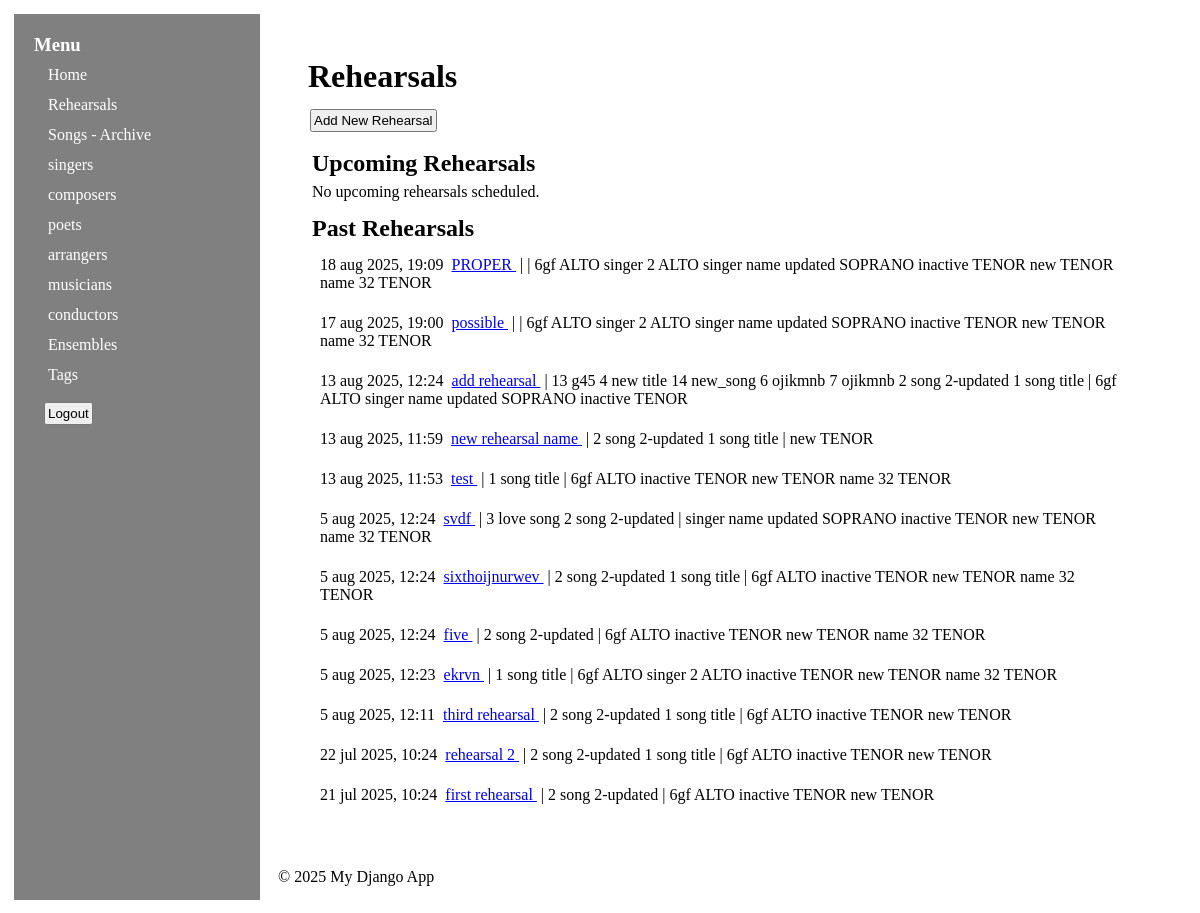
/rehearsal/ (signed in), run on an earlier commit of the app's database.
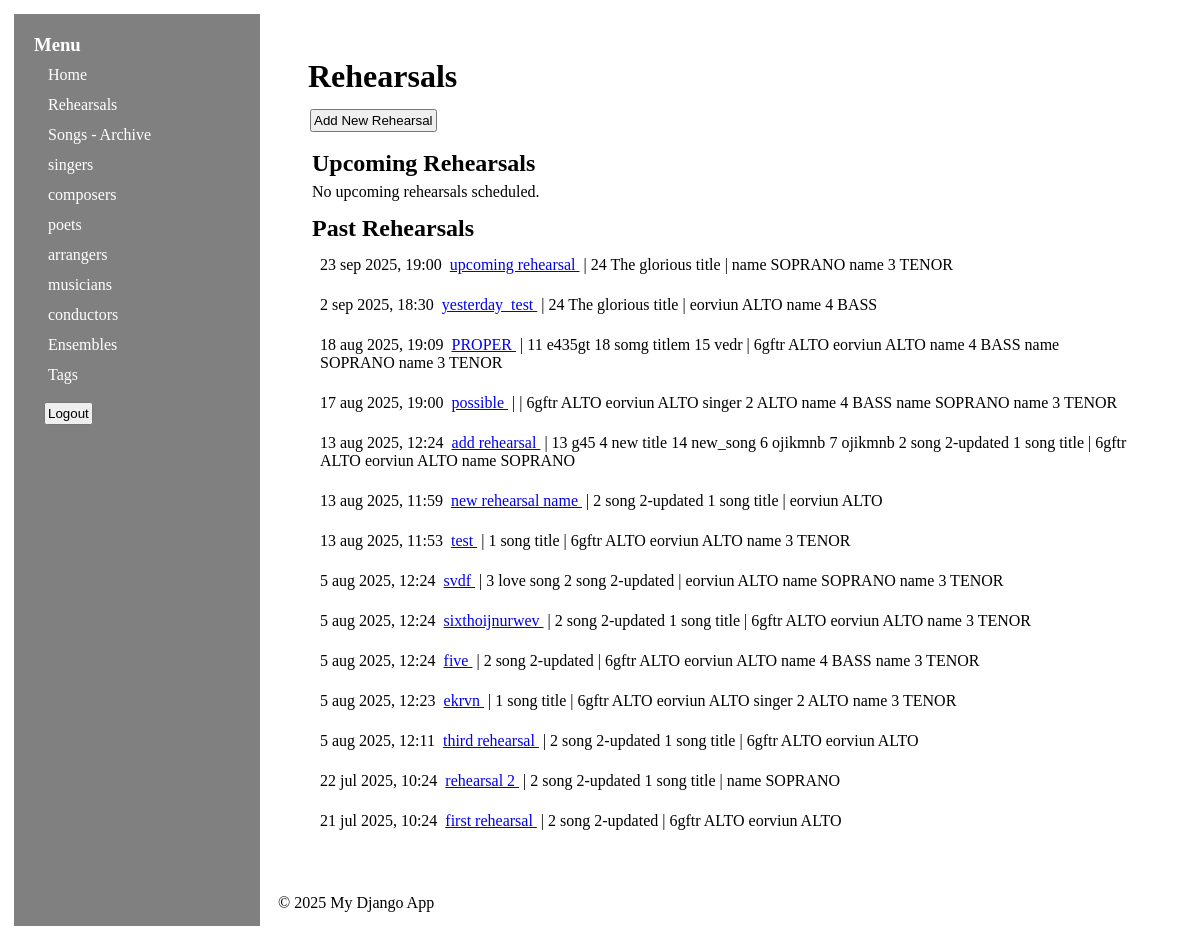
And on a later commit of the database.
### secondapp/models.py (models this page shows, shortened)
class Rehearsal(models.Model):
    subtitle = models.CharField(max_length=250)
    location = models.CharField(max_length=250)
    parking = models.CharField(max_length=250, blank=True, null=True)
    calendar = models.DateTimeField(unique=True)
    additional_notes = models.TextField(blank=True, null=True)
    singers = models.ManyToManyField(Singer, blank=True, related_name= "rehearsal_set")
    conductors = models.ManyToManyField(Conductor, blank=True, related_name="rehearsal_set")
    songs = models.ManyToManyField(Song, blank=True)
    duration_minutes = models.PositiveIntegerField(blank=True, null=True, help_text="Expected duration in minutes")
    attendance_count = models.PositiveIntegerField(default=0, help_text="Actual attendance count")
    is_cancelled = models.BooleanField(default=False)
    created_at = models.DateTimeField(auto_now_add=True)
    updated_at = models.DateTimeField(auto_now=True)
    class Meta:
        verbose_name_plural = "Rehearsals"
        ordering = ["-calendar"]
        indexes = [
            models.Index(fields=["calendar"]),
            models.Index(fields=["is_cancelled"]),
        ]
    def get_singer_status(self):
        now = timezone.now()
        active_singers = Singer.objects.filter(is_active=True)
        present_singers = self.singers.all()
        missing_singers = active_singers.exclude(pk__in=present_singers)
        return {
            "present": present_singers,
            "missing": missing_singers,
        }

class Person(models.Model):
    first_name = models.CharField(max_length=100)
    last_name = models.CharField(max_length=100, db_index=True)
    third_name = models.CharField(max_length=100, blank=True, null=True)
    role = models.CharField(max_length=10, choices=[(role.name, role.value) for role in Role])
    phone_number = models.CharField(max_length=17, blank=True, null=True)
    email = models.EmailField(unique=True, blank=True, null=True)
    address = models.CharField(max_length=250, blank=True, null=True)
    birth_date = models.DateField("birthday", blank=True, null=True)
    death_date = models.DateField("death day", blank=True, null=True)
    nationality = models.CharField("nationality", max_length=100, blank=True, null=True)
    biography = models.TextField("short bio", blank=True, null=True)
    favorite_works = models.TextField(blank=True, null=True)
    influenced_by = models.TextField(blank=True, null=True)
    awards = models.TextField(blank=True, null=True)
    website = models.TextField(blank=True, null=True)
    additional_notes = models.TextField(blank=True, null=True)
    updated_at = models.DateTimeField(auto_now=True)
    created_at = models.DateTimeField(auto_now_add=True)
    class Meta:
        abstract = True
        indexes = [
            models.Index(fields=["last_name"]),
            models.Index(fields=["role"]),
        ]

class Singer(Person):
    voice = models.CharField(max_length=10, choices=[(voice.name, voice.value) for voice in VoiceType])
    is_active = models.BooleanField(default=True)
    skill_level = models.CharField(max_length=20, choices=[(skill.name, skill.value) for skill in SkillLevel])
    messenger = models.CharField(max_length=250, blank=True, null=True)
    shirt_size = models.CharField(max_length=4, choices=[(size.name, size.value) for size in ShirtSize], blank=True, null=True)
    date_joined = models.DateField("joined",default=date.today)
    class Meta(Person.Meta):
        ordering = ["voice", "last_name"]
        verbose_name = "Singer"
        verbose_name_plural = "Singers"

class Song(models.Model):
    title =  models.CharField(max_length=250)
    composer =  models.ForeignKey(Composer, on_delete=models.PROTECT,  related_name="songs", blank=True, null=True)
    poet = models.ForeignKey(Poet, on_delete=models.PROTECT,  related_name="songs", blank=True, null=True)
    number_of_pages = models.IntegerField(blank=True, null=True)
    number_of_copies = models.IntegerField(blank=True, null=True)
    year = models.DateField("year of creation", blank=True, null=True)
    group = models.CharField("mixed/male/female" , max_length=250, blank=True, null=True)
    number_of_voices = models.IntegerField(blank=True, null=True)
    additional_notes = models.TextField(blank=True, null=True)
    created_at = models.DateTimeField(auto_now_add=True)
    updated_at = models.DateTimeField(auto_now=True)
    class Meta:
        ordering = ["title"]
        indexes = [
            models.Index(fields=["title"]),
        ]

### secondapp/views.py (the view)
# urls.py: path("rehearsal/", views.RehearsalListView.as_view(), name="rehearsal_list"),
class RehearsalListView(generic.ListView):
    template_name = "secondapp/rehearsal_list.html"
    context_object_name = "rehearsal_list"
    paginate_by = 20
    def get_queryset(self):
        return Rehearsal.objects.filter(is_cancelled=False).order_by("-calendar")
    def get_context_data(self, **kwargs):
        context = super().get_context_data(**kwargs)
        now = timezone.now()
        paginated_rehearsals = context['rehearsal_list']
        context['upcoming_rehearsals'] = [
            rehearsal for rehearsal in paginated_rehearsals
            if rehearsal.calendar >= now
        ]
        context['past_rehearsals'] = [
            rehearsal for rehearsal in paginated_rehearsals
            if rehearsal.calendar < now
        ]
        for rehearsal in context['upcoming_rehearsals']:
            rehearsal.singer_status = rehearsal.get_singer_status()
        for rehearsal in context['past_rehearsals']:
            rehearsal.singer_status = rehearsal.get_singer_status()
        happening_now = Rehearsal.objects.filter(
            is_cancelled=False,
            calendar__gte=now - timedelta(minutes=660),
            calendar__lte=now + timedelta(minutes=660)
        ).first()
        context['happening_now'] = happening_now
        return context

### secondapp/context_processors.py (called while the page is built)
def roles_context(request):
    return {"all_roles": list(PersonRoleMixin.role_model_form_map.keys())}

### secondapp/templates/secondapp/rehearsal_list.html (shortened to what this page needs)
{% extends "secondapp/base.html" %}
{% block content %}
<div class="page-header">
    <h1>Rehearsals</h1>
</div>
<div class="action-buttons">
    <a href="{% url 'secondapp:rehearsal_form' %}"><button type="button">Add New Rehearsal</button></a>
</div>
<div class="rehearsals-content">
    <div class="upcoming-rehearsals">
        <h2>Upcoming Rehearsals</h2>
        {% if upcoming_rehearsals %}
            {% for rehearsal in upcoming_rehearsals %}
                <div class="rehearsal-item upcoming">
                    <table>
                        <tr>
                            <td>{{ rehearsal.calendar|date:"j b Y, G:i" }}
                                <a href="{% url 'secondapp:rehearsal_detail' rehearsal.pk %}">
                                    {{ rehearsal.subtitle }}
                                </a>
                                {% for song in rehearsal.songs.all %}
                                    {{ song.pk }} {{ song.title }}
                                {% endfor %}
                                |
                                {% for singer in rehearsal.singer_status.missing %}
                                    {{ singer.first_name }} {{ singer.voice }}
                                {% endfor %}
                            </td>
                        </tr>
                    </table>
                </div>
            {% endfor %}
        {% else %}
            <p>No upcoming rehearsals scheduled.</p>
        {% endif %}
    </div>
    <div class="past-rehearsals">
        <h2>Past Rehearsals</h2>
        {% if past_rehearsals %}
            {% for rehearsal in past_rehearsals %}
                <div class="rehearsal-item past">
                    <table>
                        <tr>
                            <td>{{ rehearsal.calendar|date:"j b Y, G:i" }}
                                <a href="{% url 'secondapp:rehearsal_detail' rehearsal.pk %}">
                                    {{ rehearsal.subtitle }}
                                </a> |
                                {% for song in rehearsal.songs.all %}
                                    {{ song.pk }} {{ song.title }}
                                {% endfor %}
                                |
                                {% for singer in rehearsal.singer_status.missing %}
                                    {{ singer.first_name }} {{ singer.voice }}
                                {% endfor %}
                            </td>
                        </tr>
                    </table>
                </div>
            {% endfor %}
        {% else %}
            <p>No past rehearsals recorded.</p>
        {% endif %}
    </div>
</div>
{% endblock %}

What changed in the data, as far as the page shows it:
removed Singer: first_name "new", voice "TENOR"
added Rehearsal: calendar "23 sep 2025, 19:00", subtitle "upcoming rehearsal", Singer (first_name "name", voice "SOPRANO"), Singer (first_name "name 3", voice "TENOR")
added Song: pk "24", title "The glorious title"
changed Singer "SOPRANO": first_name "singer name updated" → "name"
changed Singer "TENOR": first_name "name 32" → "name 3"
added Rehearsal: calendar "2 sep 2025, 18:30", subtitle "yesterday_test"
added Singer: first_name "eorviun", voice "ALTO"
now on this page (row edited): Singer: first_name "name 4", voice "BASS"
changed Rehearsal "18 aug 2025, 19:09": loses Singer (first_name "inactive", voice "TENOR"); gains Song (pk "11", title "e435gt"); gains Song (pk "18", title "somg titlem"); gains Song (pk "15", title "vedr"); loses Singer (first_name "singer 2", voice "ALTO")
changed Singer: first_name "6gf" → "6gftr"
changed Rehearsal "17 aug 2025, 19:00": loses Singer (first_name "inactive", voice "TENOR")
changed Rehearsal "13 aug 2025, 12:24": loses Singer (first_name "inactive", voice "TENOR")
changed Rehearsal "13 aug 2025, 11:53": loses Singer (first_name "inactive", voice "TENOR")
changed Rehearsal "svdf": loses Singer (first_name "inactive", voice "TENOR")
changed Rehearsal "sixthoijnurwev": loses Singer (first_name "inactive", voice "TENOR")
changed Rehearsal "five": loses Singer (first_name "inactive", voice "TENOR")
changed Rehearsal "5 aug 2025, 12:23": loses Singer (first_name "inactive", voice "TENOR")
changed Rehearsal "5 aug 2025, 12:11": loses Singer (first_name "inactive", voice "TENOR")
changed Rehearsal "22 jul 2025, 10:24": loses Singer (first_name "inactive", voice "TENOR"); gains Singer (first_name "name", voice "SOPRANO"); loses Singer (first_name "6gf", voice "ALTO")
changed Rehearsal "21 jul 2025, 10:24": loses Singer (first_name "inactive", voice "TENOR")
